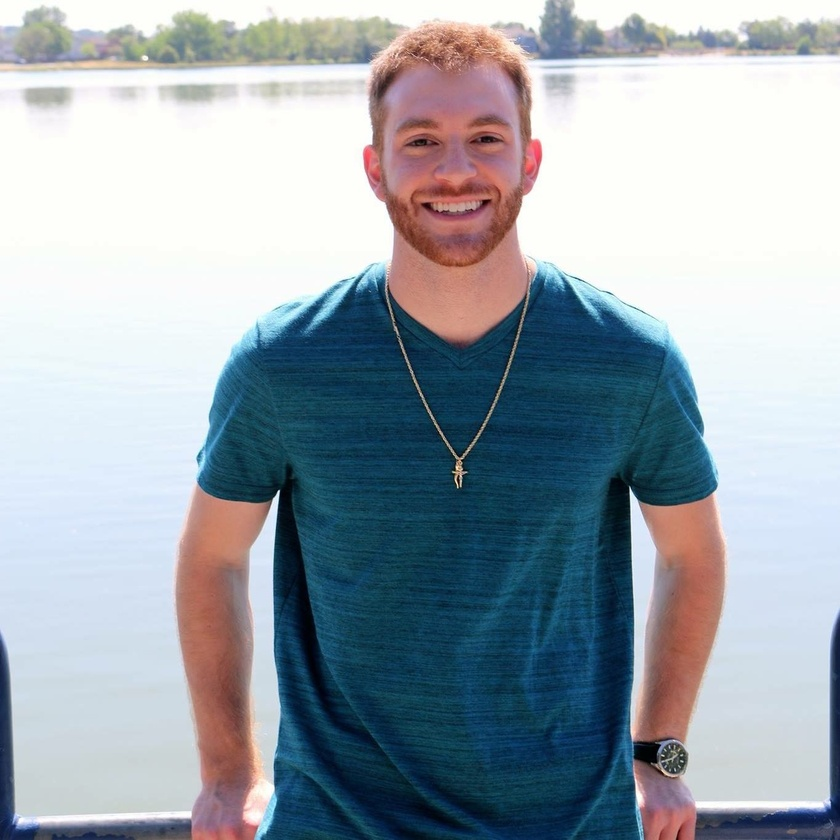
#> input picture CSC515/Week 3 - Image Processing/brett.JPG, 840 x 840 px, shrunk from 1365 x 1365 before the run
$ python draw.py
#> lines starting #> are read from the running program, lines starting #| are printed output that depends on the picture; after the words box and inside, x2 and y2 are one past the last pixel; in counts of white or black regions, pixels touching at a corner belong together
import cv2

# --- Configuration ---
image_path = 'brett.JPG'

# Paths to the Haar Cascade XML files
face_cascade_path = cv2.data.haarcascades + 'haarcascade_frontalface_default.xml'
eye_cascade_path = cv2.data.haarcascades + 'haarcascade_eye.xml'

# Colors (BGR format)
GREEN = (0, 255, 0)
RED = (0, 0, 255)
WHITE = (255, 255, 255)

# --- Load Classifiers ---
face_cascade = cv2.CascadeClassifier(face_cascade_path)
eye_cascade = cv2.CascadeClassifier(eye_cascade_path)

img = cv2.imread(image_path)
#> img is the input picture: shape (840, 840, 3); mean B, G, R 173.4, 165.1, 154.7

# --- Preprocessing ---
gray = cv2.cvtColor(img, cv2.COLOR_BGR2GRAY)
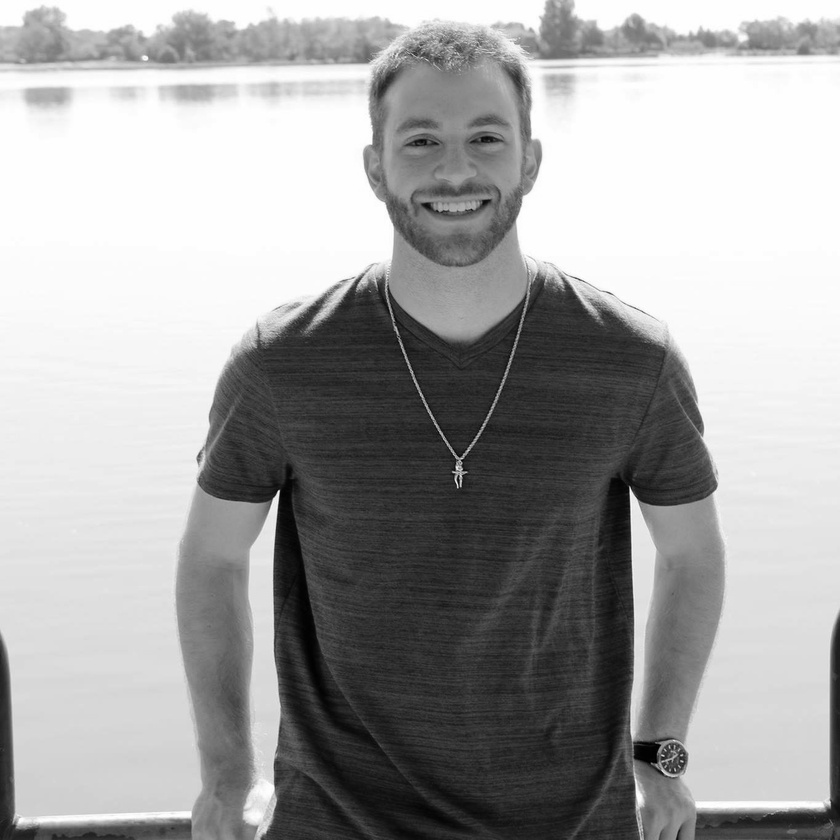
#> gray: shape (840, 840); min 0, max 255, mean 162.9

# --- Face Detection ---
# detectMultiScale(image, scaleFactor, minNeighbors)
# scaleFactor: Parameter specifying how much the image size is reduced at each image scale.
# minNeighbors: Parameter specifying how many neighbors each candidate rectangle should have to retain it.
faces = face_cascade.detectMultiScale(gray, scaleFactor=1.1, minNeighbors=7, minSize=(120, 120))
#> faces = [[361, 72, 183, 183]]

# --- Process Detected Faces ---
for (x, y, w, h) in faces:
    # Draw green circle around the face
    center_x = x + w // 2
    center_y = y + h // 2
    radius = int(max(w, h) * 0.6)
    cv2.circle(img, (center_x, center_y), radius, GREEN, 2)

    # Define the Region of Interest (ROI) for the face
    roi_gray = gray[y:y + h, x:x + w]
    roi_color = img[y:y + h, x:x + w]

    # Detect eyes within the face ROI
    eyes = eye_cascade.detectMultiScale(roi_gray, scaleFactor=1.35, minNeighbors=6, minSize=(25, 25))

    for (ex, ey, ew, eh) in eyes:
        # Draw red bounding box over the eyes (relative to the original image)
        cv2.rectangle(roi_color, (ex, ey), (ex + ew, ey + eh), RED, 2)
#> this loop made 1 pass
#> (x, y, w, h, center_x, center_y, radius, eyes) on pass 1: (361, 72, 183, 183, 452, 163, 109, [[33, 48, 47, 47], [97, 41, 54, 54]])
#> pass 1, `roi_gray = gray[y:y + h, x:x + w]`:
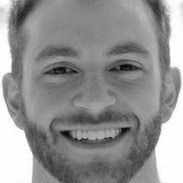
#> roi_gray: shape (183, 183); min 7, max 255, mean 145.4
#> pass 1, `roi_color = img[y:y + h, x:x + w]`:
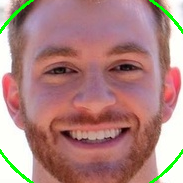
#> roi_color: shape (183, 183, 3); mean B, G, R 128.8, 131.8, 175.5
#> after the loop:
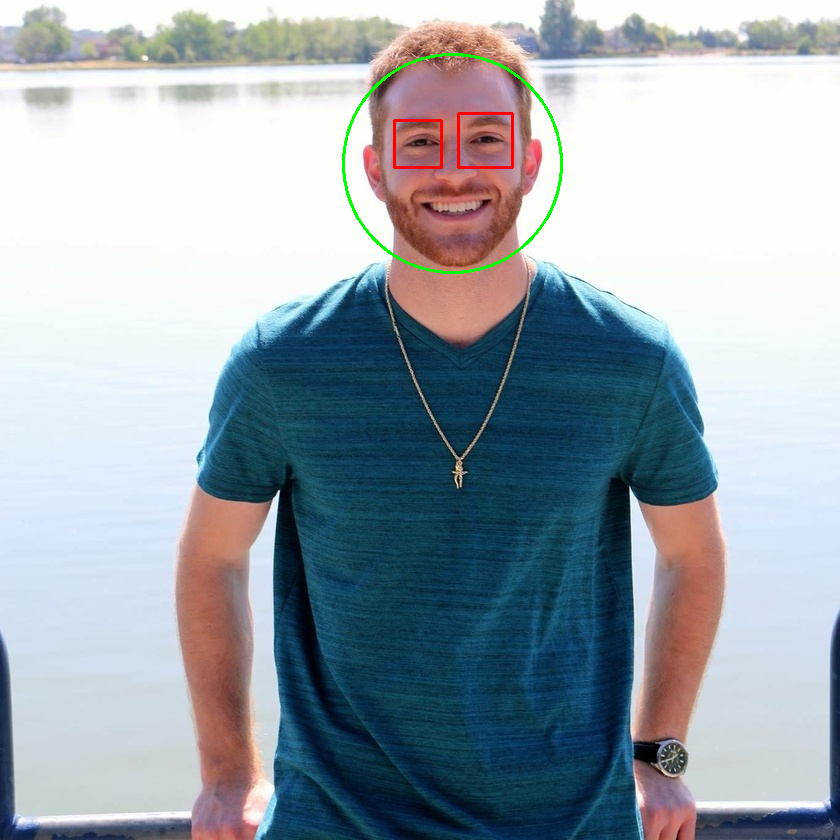
#> img: shape (840, 840, 3); 0.46% of pixels changed, all inside (x1, y1, x2, y2) = (342, 53, 563, 274)
#> after the loop:
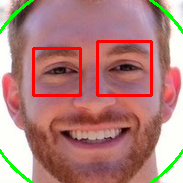
#> roi_color: shape (183, 183, 3); 3.6% of pixels changed, all inside (x1, y1, x2, y2) = (32, 40, 153, 97)

# --- Display Result ---
cv2.imshow('this is me', img)
cv2.waitKey(0) # Wait indefinitely until a key is pressed
cv2.destroyAllWindows()
